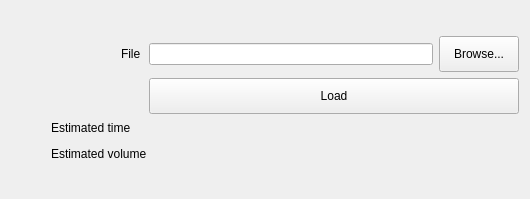
<?xml version="1.0" encoding="UTF-8"?>
<ui version="4.0">
 <class>JobWidget</class>
 <widget class="QWidget" name="JobWidget">
  <property name="geometry">
   <rect>
    <x>0</x>
    <y>0</y>
    <width>530</width>
    <height>199</height>
   </rect>
  </property>
  <property name="windowTitle">
   <string>Form</string>
  </property>
  <layout class="QGridLayout" name="gridLayout_3">
   <item row="1" column="1">
    <layout class="QGridLayout" name="gridLayout_2">
     <item row="0" column="1">
      <widget class="QLabel" name="label_fileL">
       <property name="sizePolicy">
        <sizepolicy hsizetype="Fixed" vsizetype="Preferred">
         <horstretch>0</horstretch>
         <verstretch>0</verstretch>
        </sizepolicy>
       </property>
       <property name="text">
        <string>File</string>
       </property>
      </widget>
     </item>
     <item row="0" column="2">
      <widget class="QLineEdit" name="lineEdit_file"/>
     </item>
     <item row="0" column="3">
      <widget class="QPushButton" name="browseButton">
       <property name="sizePolicy">
        <sizepolicy hsizetype="Minimum" vsizetype="Expanding">
         <horstretch>0</horstretch>
         <verstretch>0</verstretch>
        </sizepolicy>
       </property>
       <property name="text">
        <string>Browse...</string>
       </property>
      </widget>
     </item>
     <item row="1" column="1">
      <spacer name="horizontalSpacer">
       <property name="orientation">
        <enum>Qt::Horizontal</enum>
       </property>
       <property name="sizeType">
        <enum>QSizePolicy::Fixed</enum>
       </property>
       <property name="sizeHint" stdset="0">
        <size>
         <width>22</width>
         <height>20</height>
        </size>
       </property>
      </spacer>
     </item>
     <item row="1" column="2" colspan="2">
      <widget class="QPushButton" name="button_load">
       <property name="sizePolicy">
        <sizepolicy hsizetype="Minimum" vsizetype="Expanding">
         <horstretch>0</horstretch>
         <verstretch>0</verstretch>
        </sizepolicy>
       </property>
       <property name="text">
        <string>Load</string>
       </property>
      </widget>
     </item>
     <item row="1" column="0">
      <spacer name="horizontalSpacer_3">
       <property name="orientation">
        <enum>Qt::Horizontal</enum>
       </property>
       <property name="sizeType">
        <enum>QSizePolicy::Fixed</enum>
       </property>
       <property name="sizeHint" stdset="0">
        <size>
         <width>70</width>
         <height>20</height>
        </size>
       </property>
      </spacer>
     </item>
    </layout>
   </item>
   <item row="2" column="1">
    <layout class="QGridLayout" name="gridLayout">
     <property name="verticalSpacing">
      <number>10</number>
     </property>
     <item row="0" column="0">
      <widget class="QLabel" name="label_timeL">
       <property name="sizePolicy">
        <sizepolicy hsizetype="Fixed" vsizetype="Minimum">
         <horstretch>0</horstretch>
         <verstretch>0</verstretch>
        </sizepolicy>
       </property>
       <property name="minimumSize">
        <size>
         <width>100</width>
         <height>16</height>
        </size>
       </property>
       <property name="text">
        <string>Estimated time</string>
       </property>
      </widget>
     </item>
     <item row="0" column="1">
      <widget class="QLabel" name="label_time">
       <property name="text">
        <string/>
       </property>
      </widget>
     </item>
     <item row="1" column="0">
      <widget class="QLabel" name="label_volumeL">
       <property name="sizePolicy">
        <sizepolicy hsizetype="Minimum" vsizetype="Minimum">
         <horstretch>0</horstretch>
         <verstretch>0</verstretch>
        </sizepolicy>
       </property>
       <property name="minimumSize">
        <size>
         <width>100</width>
         <height>16</height>
        </size>
       </property>
       <property name="text">
        <string>Estimated volume</string>
       </property>
      </widget>
     </item>
     <item row="1" column="1">
      <widget class="QLabel" name="label_volume">
       <property name="text">
        <string/>
       </property>
      </widget>
     </item>
     <item row="2" column="0">
      <widget class="QLabel" name="label_dimL">
       <property name="sizePolicy">
        <sizepolicy hsizetype="Minimum" vsizetype="Minimum">
         <horstretch>0</horstretch>
         <verstretch>0</verstretch>
        </sizepolicy>
       </property>
       <property name="minimumSize">
        <size>
         <width>100</width>
         <height>16</height>
        </size>
       </property>
       <property name="text">
        <string/>
       </property>
      </widget>
     </item>
     <item row="2" column="1">
      <widget class="QLabel" name="label_dim">
       <property name="text">
        <string/>
       </property>
      </widget>
     </item>
    </layout>
   </item>
   <item row="0" column="1">
    <spacer name="verticalSpacer">
     <property name="orientation">
      <enum>Qt::Vertical</enum>
     </property>
     <property name="sizeType">
      <enum>QSizePolicy::Fixed</enum>
     </property>
     <property name="sizeHint" stdset="0">
      <size>
       <width>20</width>
       <height>25</height>
      </size>
     </property>
    </spacer>
   </item>
   <item row="2" column="0">
    <spacer name="horizontalSpacer_2">
     <property name="orientation">
      <enum>Qt::Horizontal</enum>
     </property>
     <property name="sizeType">
      <enum>QSizePolicy::Fixed</enum>
     </property>
     <property name="sizeHint" stdset="0">
      <size>
       <width>40</width>
       <height>20</height>
      </size>
     </property>
    </spacer>
   </item>
  </layout>
 </widget>
 <resources/>
 <connections/>
</ui>
